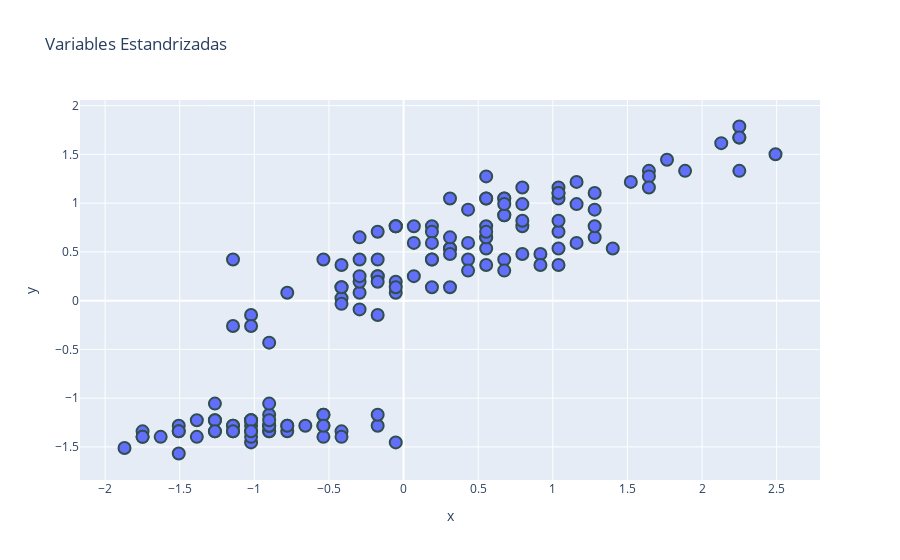

The notebook cell this image was saved under:
### Code cell
fig = px.scatter(x = scaled_data[:,0], y = scaled_data[:,1], title = 'Variables Estandrizadas' )
fig.update_traces(marker=dict(size=12,
                              line=dict(width=2,
                                        color='DarkSlateGrey')),
                  selector=dict(mode='markers'))

### Figure 1 — Plotly figure (JSON) as saved in the notebook; plotly's stock layout.template omitted (floating-point values rounded to 4 significant figures; data arrays with more than 128 entries replaced by an {"elided": "..."} marker saying what was removed)
{"data": [{"hovertemplate": "x=%{x}<br>y=%{y}<extra></extra>", "legendgroup": "", "marker": {"color": "#636efa", "line": {"color": "DarkSlateGrey", "width": 2}, "size": 12, "symbol": "circle"}, "mode": "markers", "name": "", "orientation": "v", "showlegend": false, "type": "scatter", "x": {"elided": "150 float values"}, "xaxis": "x", "y": {"elided": "150 float values"}, "yaxis": "y"}], "layout": {"legend": {"tracegroupgap": 0}, "title": {"text": "Variables Estandrizadas"}, "xaxis": {"anchor": "y", "domain": [0, 1], "title": {"text": "x"}}, "yaxis": {"anchor": "x", "domain": [0, 1], "title": {"text": "y"}}}}
